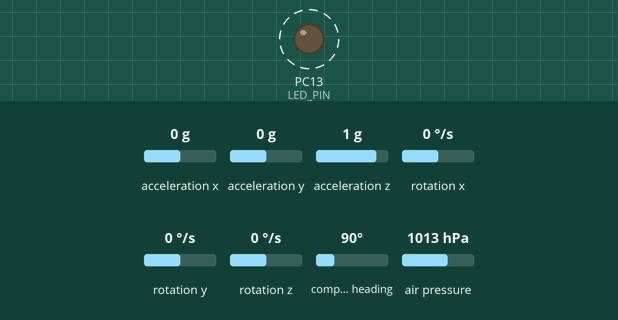
This sketch was run on a simulated STM32 Blue Pill. On the bench: output pins drawn as LEDs (lit = HIGH). Dashed ring = blinking. The inputs (shaded band) are chosen by the test bench; at power-on: acceleration x 0 g, acceleration y 0 g, acceleration z 1 g, rotation x 0 °/s, rotation y 0 °/s, rotation z 0 °/s, compass heading 90°, air pressure 1013 hPa. What the sketch prints to the serial monitor is not drawn.

Above: at 1.2 s.
1.3 s: acceleration x set to -1.4 g
3.2 s: acceleration y set to -1.4 g
5.1 s: acceleration z set to -1.4 g
6.9 s: rotation x set to -192 °/s
Timing chart, 0 to 9.7 s (numbered marks = the images above; inputs shaded):
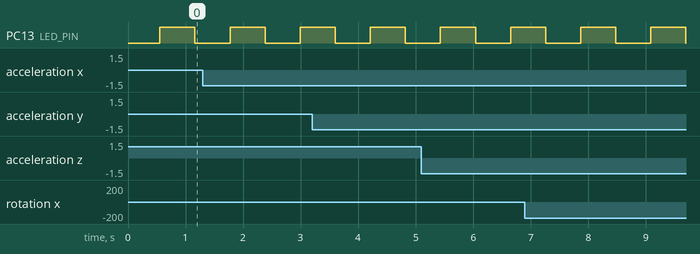

The sketch:

GT-86.ino
```cpp
#include "Wire.h"
//#include "I2Cdev.h"
#include "MPU6050.h"
#include "HMC5883L.h"
#include <MS5611.h>
//// Importent in order for it to work
//// must do changes in http://www.stm32duino.com/viewtopic.php?t=1000
//The way I got it going was to modify two lines in the Arduino_STM32-Master files. In ..\Arduino\hardware\Arduino_STM32-master\STM32F1\libraries\ I added #define's to Wire.h:

//in Wire.h
//#define SDA PB11   // Added for STM32F103C8T6 Minimum Development Board
//#define SCL PB10

//in Wire.cpp
//TwoWire Wire(PB10, PB11, SOFT_STANDARD);


MS5611 ms5611;


uint32_t time;

MPU6050 accelgyro;
HMC5883L mag;


typedef struct {
  uint16_t header;
  int16_t ax, ay, az;
  int16_t gx, gy, gz;
  int16_t mx, my, mz;
  float absoluteAltitude;
  uint32_t t_stemp;
  uint16_t footer;
} data_struct;

data_struct ds;

void chksum()
{
  uint16_t tsum=0;
  ds.header=0xa5a5;
  ds.t_stemp=millis();
  for(int i=1;i<(sizeof(ds)/2-1);i++)
  {
    uint16_t* pds=(uint16_t*)&ds;
    tsum+=pds[i];
  }
  ds.footer=tsum;
}

#define LED_PIN PC13
bool blinkState = false;
int iters=0;

void setup() {

   Wire.begin();
   accelgyro.setI2CMasterModeEnabled(false);
   accelgyro.setI2CBypassEnabled(true) ;
   accelgyro.setSleepEnabled(false);

   Serial.begin(115200);

   // initialize device
   Serial.println("Initializing I2C devices...");
   accelgyro.initialize();
   mag.initialize();
   Serial.println(mag.testConnection() ? "HMC5883L connection successful" : "HMC5883L connection failed");

   // verify connection
   Serial.println("Testing device connections...");
   Serial.println(accelgyro.testConnection() ? "MPU6050 connection successful" : "MPU6050 connection failed");

   ms5611.setOversampling(MS5611_ULTRA_HIGH_RES);
   ms5611.begin();

   // configure Arduino LED for
   pinMode(LED_PIN, OUTPUT);


}


void loop() {
   unsigned long tdiff,toc,tic=micros();
   accelgyro.getMotion6(&ds.ax, &ds.ay, &ds.az, &ds.gx, &ds.gy, &ds.gz);
   mag.getHeading(&ds.mx, &ds.my, &ds.mz);
     // Read raw values
   //uint32_t rawTemp = ms5611.readRawTemperature();
   //uint32_t rawPressure = ms5611.readRawPressure();

   // Read true temperature & Pressure
   //double realTemperature = ms5611.readTemperature();
   int32_t realPressure = ms5611.readPressure();

   // Calculate altitude
   ds.absoluteAltitude = ms5611.getAltitude(realPressure);
   //float relativeAltitude = ms5611.getAltitude(realPressure, referencePressure);


   // display tab-separated accel/gyro x/y/z values
#if 0
   Serial.print("a/g:\t");
   Serial.print(ds.ax); Serial.print("\t");
   Serial.print(ds.ay); Serial.print("\t");
   Serial.print(ds.az); Serial.print("\t");
   Serial.print(ds.gx); Serial.print("\t");
   Serial.print(ds.gy); Serial.print("\t");
   Serial.print(ds.gz);Serial.print("\t");

   Serial.print("mag:\t");
   Serial.print(ds.mx); Serial.print("\t");
   Serial.print(ds.my); Serial.print("\t");
   Serial.print(ds.mz); Serial.print("\t");

// To calculate heading in degrees. 0 degree indicates North
   float heading = atan2(ds.my, ds.mx);
   if(heading < 0)
     heading += 2 * M_PI;
   Serial.print("heading:\t");
   Serial.print(heading * 180/M_PI);Serial.print("\t");

   Serial.print("alt:\t");
   Serial.println( ds.absoluteAltitude );
#else

   chksum();
   Serial.write((const uint8_t*)&ds,sizeof(ds));
#endif
   // blink LED to indicate activity
   iters+=1;
   if(iters%10==0){
       blinkState = !blinkState;
       digitalWrite(LED_PIN, blinkState);
   }
   toc=micros();
   tdiff=(toc-tic)/1000;
   if (tdiff>0 & tdiff<60) delay(60-tdiff);
}
```

Measured:
- by itself, PC13 (LED_PIN): alternates HIGH for 0.61 s and LOW for 0.61 s
